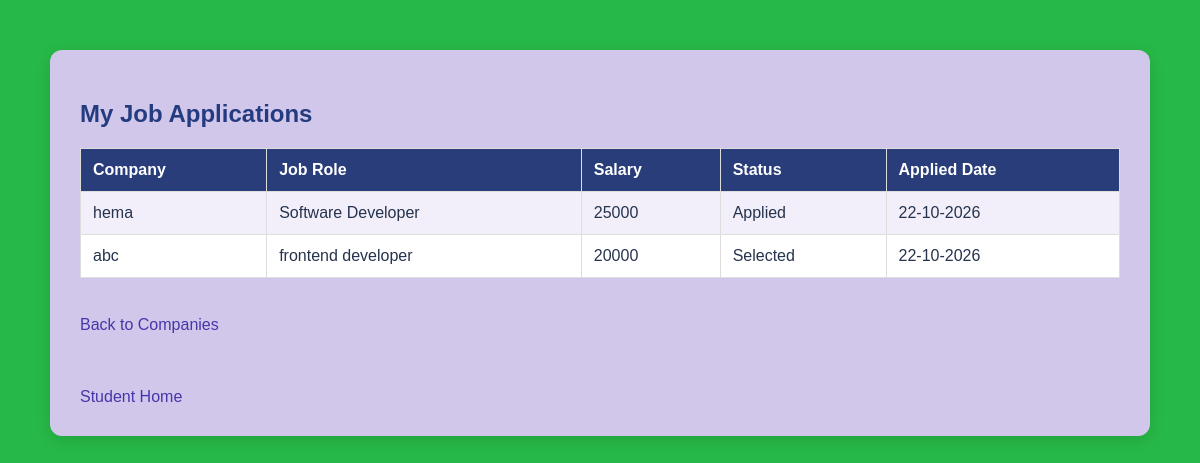
Page /my-applications/ (signed in) on the committed database.
### placements/models.py (models this page shows, shortened)
class Application(models.Model):
    student = models.ForeignKey(
        User,
        on_delete=models.CASCADE,
        related_name='job_applications'
    )
    company = models.ForeignKey(
        Company,
        on_delete=models.CASCADE,
        related_name='applications'
    )
    status = models.CharField(max_length=20, default='Applied')
    applied_at = models.DateTimeField(auto_now_add=True)
    class Meta:
        unique_together = ('student', 'company')

class Company(models.Model):
    company_name = models.CharField(max_length=100)
    job_role = models.CharField(max_length=100)
    salary = models.CharField(max_length=50)
    eligibility = models.CharField(max_length=100)

### placements/views.py (the view)
# urls.py: path('my-applications/', views.my_applications, name='my_applications'),
@login_required(login_url='student_login')
def my_applications(request):
    applications = Application.objects.filter(
        student=request.user
    ).select_related('company').order_by('-applied_at')
    return render(request, 'placements/my_applications.html', {
        'applications': applications
    })

### placements/templates/placements/my_applications.html (shortened to what this page needs)
{% load static %}
<html>
<head>
    <link rel="stylesheet" href="{% static 'placements/style.css' %}">
</head>
<body>
    <div class="container">
        <h2>My Job Applications</h2>
        <table>
            <tr>
                <th>Company</th>
                <th>Job Role</th>
                <th>Salary</th>
                <th>Status</th>
                <th>Applied Date</th>
            </tr>
            {% for application in applications %}
            <tr>
                <td>{{ application.company.company_name }}</td>
                <td>{{ application.company.job_role }}</td>
                <td>{{ application.company.salary }}</td>
                <td>{{ application.status }}</td>
                <td>{{ application.applied_at|date:"d-m-Y" }}</td>
            </tr>
            {% empty %}
            <tr>
                <td colspan="5">You have not applied for any jobs yet.</td>
            </tr>
            {% endfor %}
        </table>
        <br>
        <a href="{% url 'view_companies' %}">Back to Companies</a><br><br>
        <br><br>
        <a href="{% url 'student_home' %}">Student Home</a>
    </div>
</body>
</html>

### placements/static/placements/style.css (style rules this page uses)
* { box-sizing: border-box; }
body { margin: 0; padding: 25px; font-family: Arial, sans-serif; color: #26334d; background: #27b947; min-height: 100vh; }
.container { width: 100%; max-width: 1100px; margin: 25px auto; padding: 30px; background: #d1c7eb; border-radius: 12px; box-shadow: 0 4px 15px #00000020; }
h1, h2, h3 { color: #253b80; }
a { color: #4935a8; text-decoration: none; }
table { width: 100%; margin: 20px 0; border-collapse: collapse; background: white; }
th, td { padding: 12px; border: 1px solid #ddd; text-align: left; }
th { color: white; background: #293d7a; }
tr:nth-child(even) { background: #f2effb; }

### rows in the picture
Application: company.company_name "hema", company.job_role "Software Developer", company.salary "25000", status "Applied", applied_at "22-10-2026"
Application: company.company_name "abc", company.job_role "frontend developer", company.salary "20000", status "Selected", applied_at "22-10-2026"
